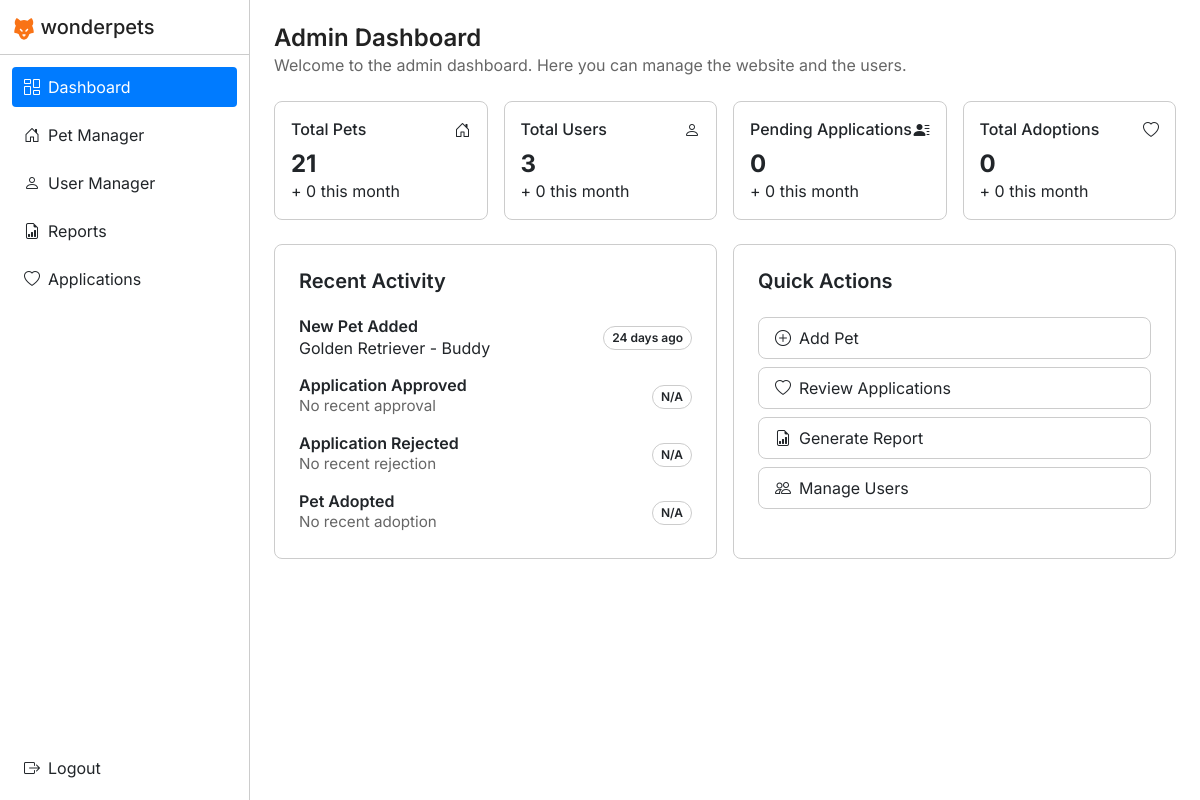
/src/pages/adminDashboard/index.php (signed in), run on the app's committed database.
### tables this page shows
CREATE TABLE `pets` (
  `id` int(11) NOT NULL AUTO_INCREMENT,
  `name` varchar(100) NOT NULL,
  `pet_type_id` int(11) NOT NULL,
  `breed_id` int(11) DEFAULT NULL,
  `age_years` int(11) DEFAULT NULL,
  `age_months` int(11) DEFAULT NULL,
  `gender` enum('Male','Female','Unknown') NOT NULL,
  `size` enum('Small','Medium','Large','Extra Large') DEFAULT NULL,
  `weight` decimal(5,2) DEFAULT NULL COMMENT 'Weight in kg',
  `color` varchar(100) DEFAULT NULL,
  `personality_traits` text DEFAULT NULL,
  `health_conditions` text DEFAULT NULL,
  `special_needs` text DEFAULT NULL,
  `description` text DEFAULT NULL,
  `adoption_fee` decimal(10,2) DEFAULT 0.00,
  `is_spayed_neutered` tinyint(1) DEFAULT NULL,
  `is_house_trained` tinyint(1) DEFAULT NULL,
  `good_with_kids` tinyint(1) DEFAULT NULL,
  `good_with_pets` tinyint(1) DEFAULT NULL,
  `energy_level` enum('Low','Medium','High') DEFAULT NULL,
  `intake_date` date NOT NULL,
  `status` enum('available','pending','adopted','medical_hold','unavailable') NOT NULL DEFAULT 'available',
  `is_featured` tinyint(1) NOT NULL DEFAULT 0,
  `microchip_id` varchar(50) DEFAULT NULL,
  `pet_image` LONGBLOB DEFAULT NULL,
  `pet_image_type` varchar(50) DEFAULT NULL,
  `created_at` timestamp NOT NULL DEFAULT current_timestamp(),
  `updated_at` timestamp NOT NULL DEFAULT current_timestamp() ON UPDATE current_timestamp(),
  PRIMARY KEY (`id`),
  KEY `pet_type_id` (`pet_type_id`),
  KEY `breed_id` (`breed_id`),
  KEY `idx_status` (`status`),
  CONSTRAINT `pets_type_fk` FOREIGN KEY (`pet_type_id`) REFERENCES `pet_types` (`id`),
  CONSTRAINT `pets_breed_fk` FOREIGN KEY (`breed_id`) REFERENCES `breeds` (`id`) ON DELETE SET NULL
);

CREATE TABLE `breeds` (
  `id` int(11) NOT NULL AUTO_INCREMENT,
  `pet_type_id` int(11) NOT NULL,
  `breed_name` varchar(100) NOT NULL,
  `description` text DEFAULT NULL,
  `size_category` enum('Small','Medium','Large','Extra Large') DEFAULT NULL,
  `is_active` tinyint(1) NOT NULL DEFAULT 1,
  `created_at` timestamp NOT NULL DEFAULT current_timestamp(),
  PRIMARY KEY (`id`),
  KEY `pet_type_id` (`pet_type_id`),
  CONSTRAINT `breeds_pet_type_fk` FOREIGN KEY (`pet_type_id`) REFERENCES `pet_types` (`id`) ON DELETE CASCADE
);

### src/pages/adminDashboard/index.php (the view, shortened to what this page needs)
<?php
    include_once '../../../server/db.php';
    try {
        $getTotalPets = $conn->prepare("SELECT COUNT(*) AS total_pets FROM pets");
        if ($getTotalPets) {
            $getTotalPets->execute();
            $result = $getTotalPets->get_result();
            $totalPets = $result->fetch_assoc();
        }
    } catch (Exception $e) {
        echo "Error: " . $e->getMessage();
    }
    try {
        $getTotalUsers = $conn->prepare("SELECT COUNT(*) AS total_users FROM users");
        if ($getTotalUsers) {
            $getTotalUsers->execute();
            $result = $getTotalUsers->get_result();
            $totalUsers = $result->fetch_assoc();
        }
    } catch (Exception $e) {
        echo "Error: " . $e->getMessage();
    }
    try {
        $getPendingApplications = $conn->prepare("SELECT COUNT(*) AS pendings FROM adoption_applications WHERE status = 'submitted'");
        if ($getPendingApplications) {
            $getPendingApplications->execute();
            $result = $getPendingApplications->get_result();
            $pendingApplications = $result->fetch_assoc();
        }
    } catch (Exception $e) {
        echo "Error: " . $e->getMessage();
    }
    try {
        $getTotalAdoptions = $conn->prepare("SELECT COUNT(*) AS total_adoptions FROM adoptions");
        if ($getTotalAdoptions) {
            $getTotalAdoptions->execute();
            $result = $getTotalAdoptions->get_result();
            $totalAdoptions = $result->fetch_assoc();
        }
    } catch (Exception $e) {
        echo "Error: " . $e->getMessage();
    }
    $month = date('m');
    $year = date('Y');
    $getPetsThisMonth = $conn->prepare("SELECT COUNT(*) AS pets_this_month FROM pets WHERE MONTH(created_at) = ? AND YEAR(created_at) = ?");
    $getPetsThisMonth->bind_param("ii", $month, $year);
    $getPetsThisMonth->execute();
    $petsMonth = $getPetsThisMonth->get_result()->fetch_assoc();
    $getUsersThisMonth = $conn->prepare("SELECT COUNT(*) AS users_this_month FROM users WHERE MONTH(created_at) = ? AND YEAR(created_at) = ?");
    $getUsersThisMonth->bind_param("ii", $month, $year);
    $getUsersThisMonth->execute();
    $usersMonth = $getUsersThisMonth->get_result()->fetch_assoc();
    $getPendingAppsThisMonth = $conn->prepare("SELECT COUNT(*) AS pendings_this_month FROM adoption_applications WHERE status = 'submitted' AND MONTH(created_at) = ? AND YEAR(created_at) = ?");
    $getPendingAppsThisMonth->bind_param("ii", $month, $year);
    $getPendingAppsThisMonth->execute();
    $pendingMonth = $getPendingAppsThisMonth->get_result()->fetch_assoc();
    $getAdoptionsThisMonth = $conn->prepare("SELECT COUNT(*) AS adoptions_this_month FROM adoptions WHERE MONTH(created_at) = ? AND YEAR(created_at) = ?");
    $getAdoptionsThisMonth->bind_param("ii", $month, $year);
    $getAdoptionsThisMonth->execute();
    $adoptionsMonth = $getAdoptionsThisMonth->get_result()->fetch_assoc();
    $getRecentPet = $conn->query("
        SELECT
            pets.name AS pet_name,
            breeds.breed_name,
            pets.created_at
        FROM pets
        LEFT JOIN breeds ON pets.breed_id = breeds.id
        ORDER BY pets.created_at DESC
        LIMIT 1
    ");
    $recentPet = $getRecentPet->fetch_assoc();
    $getRecentApproved = $conn->query("
        SELECT u.full_name, p.name AS pet_name, aa.updated_at
        FROM adoption_applications aa
        JOIN users u ON aa.user_id = u.id
        JOIN pets p ON aa.pet_id = p.id
        WHERE aa.status = 'approved'
        ORDER BY aa.updated_at DESC
        LIMIT 1
    ");
    $recentApproved = $getRecentApproved->fetch_assoc();
    $getRecentRejected = $conn->query("
        SELECT u.full_name, p.name AS pet_name, aa.updated_at
        FROM adoption_applications aa
        JOIN users u ON aa.user_id = u.id
        JOIN pets p ON aa.pet_id = p.id
        WHERE aa.status = 'rejected'
        ORDER BY aa.updated_at DESC
        LIMIT 1
    ");
    $recentRejected = $getRecentRejected->fetch_assoc();
    $getRecentAdoption = $conn->query("
        SELECT u.full_name, p.name AS pet_name, a.created_at
        FROM adoptions a
        JOIN users u ON a.user_id = u.id
        JOIN pets p ON a.pet_id = p.id
        ORDER BY a.created_at DESC
        LIMIT 1
    ");
    $recentAdoption = $getRecentAdoption->fetch_assoc();
    function timeAgo($datetime) {
        $timestamp = strtotime($datetime);
        $difference = time() - $timestamp;
        if ($difference < 60)
            return $difference . ' seconds ago';
        elseif ($difference < 3600)
            return floor($difference / 60) . ' minutes ago';
        elseif ($difference < 86400)
            return floor($difference / 3600) . ' hours ago';
        else
            return floor($difference / 86400) . ' days ago';
    }
?>
<!DOCTYPE html>
<html lang="en">
    <head>
        <link rel="stylesheet" href="https://cdn.jsdelivr.net/npm/bootstrap@5.3.3/dist/css/bootstrap.min.css">
        <link rel="stylesheet" href="https://cdn.jsdelivr.net/npm/bootstrap-icons@1.11.3/font/bootstrap-icons.css">
        <link rel="stylesheet" href="index.css?v=<?php echo time(); ?>">
        <link rel="stylesheet" href="../../components/admin/nav.css?v=<?php echo time(); ?>">
    </head>
    <body>
        <?php include '../../components/admin/nav.php' ?>
        <main>
            <section class="main-header mb-4">
                <h3 class="page-title">Admin Dashboard</h3>
                <p class="page-description">Welcome to the admin dashboard. Here you can manage the website and the users.</p>
            </section>
            <section class="summary-cards mb-4">
                <article class="summary-card">
                    <div class="card-header">
                        <h6 class="card-title">Total Pets</h6>
                        <i class="bi bi-house-door"></i>
                    </div>
                    <div class="card-body">
                        <h2 class="card-value"><?php echo $totalPets['total_pets']; ?></h2>
                        <p class="card-delta-value">+ <?php echo $petsMonth['pets_this_month']; ?> this month</p>
                    </div>
                </article>
                <article class="summary-card">
                    <div class="card-header">
                        <h6 class="card-title">Total Users</h6>
                        <i class="bi bi-person"></i>
                    </div>
                    <div class="card-body">
                        <h2 class="card-value"><?php echo $totalUsers['total_users']; ?></h2>
                        <p class="card-delta-value">+ <?php echo $usersMonth['users_this_month']; ?> this month</p>
                    </div>
                </article>
                <article class="summary-card">
                    <div class="card-header">
                        <h6 class="card-title">Pending Applications</h6>
                        <i class="bi bi-person-lines-fill"></i>
                    </div>
                    <div class="card-body">
                        <h2 class="card-value"><?php echo $pendingApplications['pendings']; ?></h2>
                        <p class="card-delta-value">+ <?php echo $pendingMonth['pendings_this_month']; ?> this month</p>
                    </div>
                </article>
                <article class="summary-card">
                    <div class="card-header">
                        <h6 class="card-title">Total Adoptions</h6>
                        <i class="bi bi-heart"></i>
                    </div>
                    <div class="card-body">
                        <h2 class="card-value"><?php echo $totalAdoptions['total_adoptions']; ?></h2>
                        <p class="card-delta-value">+ <?php echo $adoptionsMonth['adoptions_this_month']; ?> this month</p>
                    </div>
                </article>
            </section>
            <section class="activity-plus-actions">
                <section class="recent-activity">
                    <h5 class="section-title mb-4">Recent Activity</h5>
                    <div class="activity-list">
                        <div class="activity-item">
                            <div class="activity-alert">
                                <h6 class="activity-title">New Pet Added</h6>
                                <?= $recentPet ? $recentPet['breed_name'] . " - " . $recentPet['pet_name'] : 'No recent pet' ?>
                            </div>
                            <span class="activity-time"><?= $recentPet ? timeAgo($recentPet['created_at']) : '' ?></span>
                        </div>
                        <div class="activity-item">
                            <div class="activity-alert">
                                <h6 class="activity-title">Application Approved</h6>
                                <p class="activity-details">
                                    <?= $recentApproved ? htmlspecialchars($recentApproved['full_name'] . ' - ' . $recentApproved['pet_name']) : 'No recent approval' ?>
                                </p>
                            </div>
                            <span class="activity-time"><?= $recentApproved ? timeAgo($recentApproved['updated_at']) : 'N/A' ?></span>
                        </div>
                        <div class="activity-item">
                            <div class="activity-alert">
                                <h6 class="activity-title">Application Rejected</h6>
                                <p class="activity-details">
                                    <?= $recentRejected ? htmlspecialchars($recentRejected['full_name'] . ' - ' . $recentRejected['pet_name']) : 'No recent rejection' ?>
                                </p>
                            </div>
                            <span class="activity-time"><?= $recentRejected ? timeAgo($recentRejected['updated_at']) : 'N/A' ?></span>
                        </div>
                        <div class="activity-item">
                            <div class="activity-alert">
                                <h6 class="activity-title">Pet Adopted</h6>
                                <p class="activity-details">
                                    <?= $recentAdoption ? htmlspecialchars($recentAdoption['full_name'] . ' - ' . $recentAdoption['pet_name']) : 'No recent adoption' ?>
                                </p>
                            </div>
                            <span class="activity-time"><?= $recentAdoption ? timeAgo($recentAdoption['adoption_date']) : 'N/A' ?></span>
                        </div>
                    </div>
                </section>
                <section class="quick-actions">
                    <h5 class="section-title mb-4">Quick Actions</h5>
                    <ul class="quick-actions-list">
                        <li>
                            <a href="../adminAddPet" class="quick-action-item">
                                <i class="bi bi-plus-circle"></i>
                                <span>Add Pet</span>
                            </a>
                        </li>
                        <li>
                            <a href="../adminApplications" class="quick-action-item">
                                <i class="bi bi-heart"></i>
                                <span>Review Applications</span>
                            </a>
                        </li>
                        <li>
                            <a href="../adminReports" class="quick-action-item">
                                <i class="bi bi-file-earmark-bar-graph"></i>
                                <span>Generate Report</span>
                            </a>
                        </li>
                        <li>
                            <a href="../adminUserManager" class="quick-action-item">
                                <i class="bi bi-people"></i>
                                <span>Manage Users</span>
                            </a>
                        </li>
                    </ul>
                </section>
            </section>
        </main>
    </body>
</html>

### src/pages/adminDashboard/index.css (style rules this page uses)
h1, h2, h3, h4, h5, h6, p, span { margin: 0 !important; padding: 0 !important; }
a { text-decoration: none; color: inherit; }
body { display: flex; font-family: 'Inter', sans-serif; }
main { flex-grow: 1; margin-left: 250px; min-height: 100vh; padding: 24px; }
.page-title { font-size: 24px; font-weight: 600; color: #222; margin-bottom: 0; }
.page-description { font-size: 16px; color: #666; }
.summary-cards { display: grid; grid-template-columns: repeat(4, 1fr); gap: 16px; }
.summary-card { border: 1px solid #ccc; border-radius: 8px; padding: 16px; display: flex; flex-direction: column; gap: 8px; }
.card-header { display: flex; align-items: center; justify-content: space-between; }
.card-value { font-size: 24px; font-weight: 700; }
.activity-plus-actions { display: flex; gap: 16px; }
.recent-activity, .quick-actions { border: 1px solid #ccc; padding: 24px; border-radius: 8px; width: calc(50% - 8px); }
.section-title { font-size: 1.25rem; font-weight: 600; }
.activity-list { display: flex; flex-direction: column; gap: 16px; }
.activity-item { display: flex; align-items: center; justify-content: space-between; }
.activity-title { font-weight: 600; }
.activity-details { font-size: 0.95rem; color: #666; }
.activity-time { font-size: 0.75rem; font-weight: 600 !important; border: 1px solid #ccc; border-radius: 16px; padding: 2px 8px !important; text-align: center; }
.quick-actions-list { list-style: none; margin: 0; padding: 0; display: flex; flex-direction: column; gap: 8px; }
.quick-action-item { border: 1px solid #ccc; border-radius: 8px; padding: 8px 16px; display: flex; align-items: center; gap: 8px; cursor: pointer; transition: all 0.3s ease; }

### data on the page
pets: breed.breed_name "Golden Retriever", name "Buddy", created_at "24 days ago"

### other printed values
$totalPets['total_pets'] "21"
$petsMonth['pets_this_month'] "0"
$totalUsers['total_users'] "3"
$usersMonth['users_this_month'] "0"
$pendingApplications['pendings'] "0"
$pendingMonth['pendings_this_month'] "0"
$totalAdoptions['total_adoptions'] "0"
$adoptionsMonth['adoptions_this_month'] "0"
